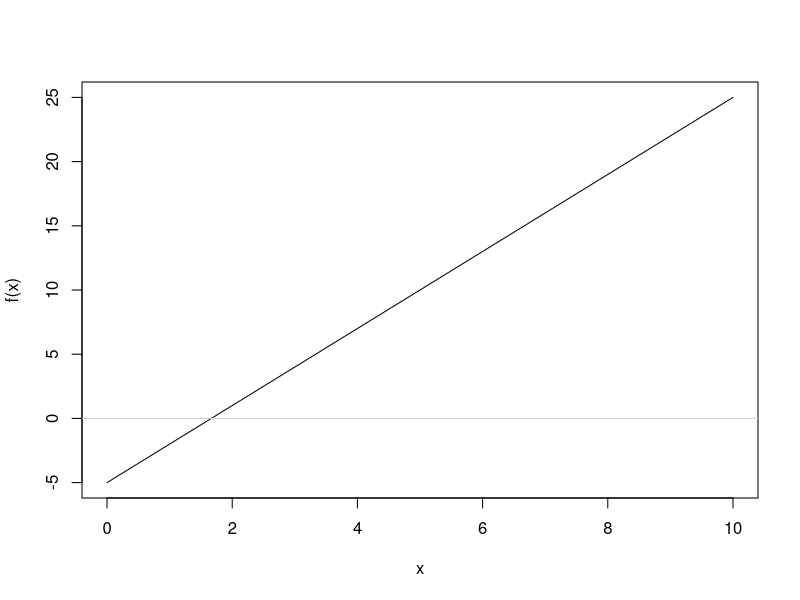
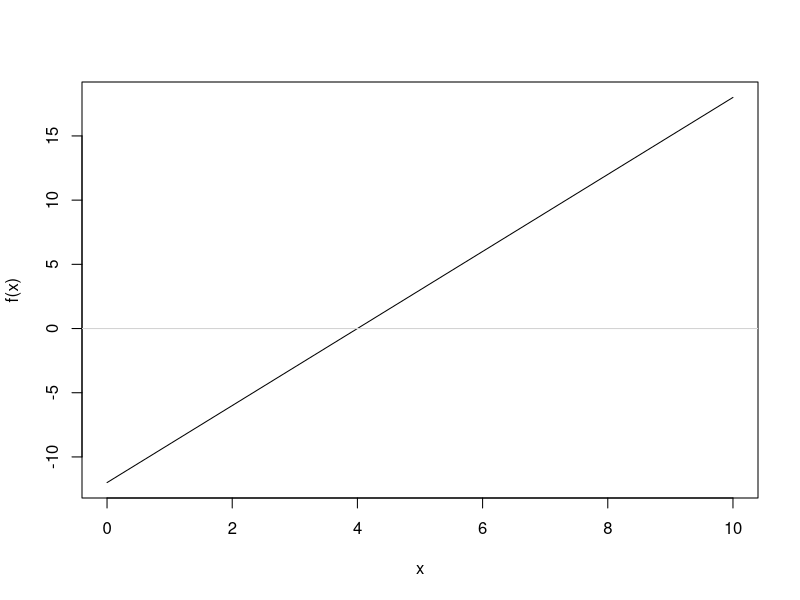
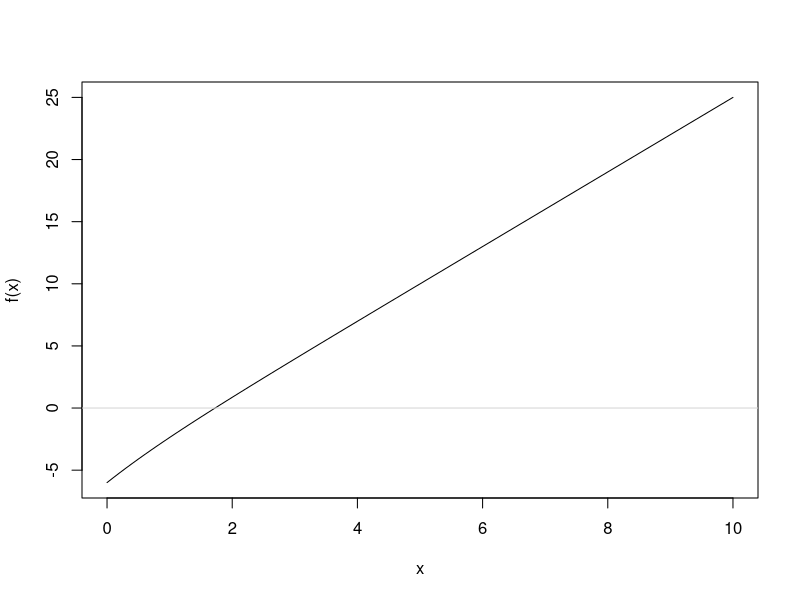
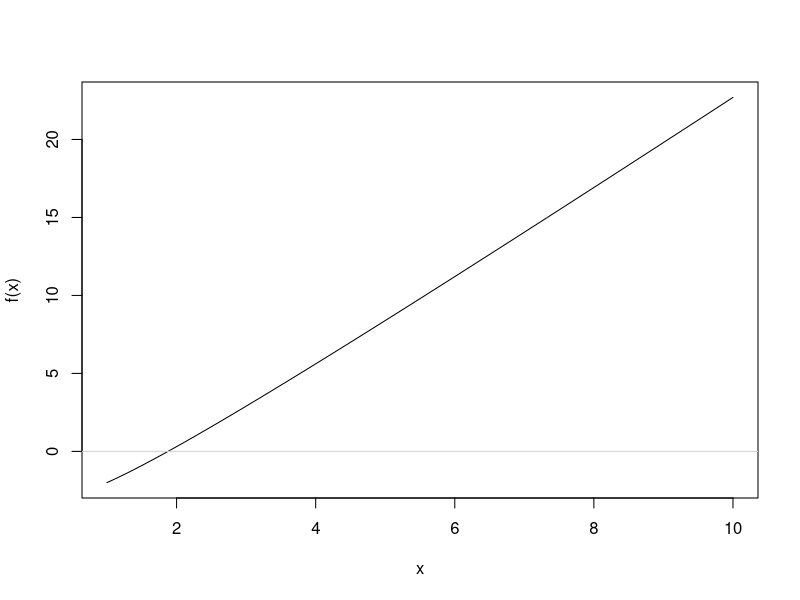
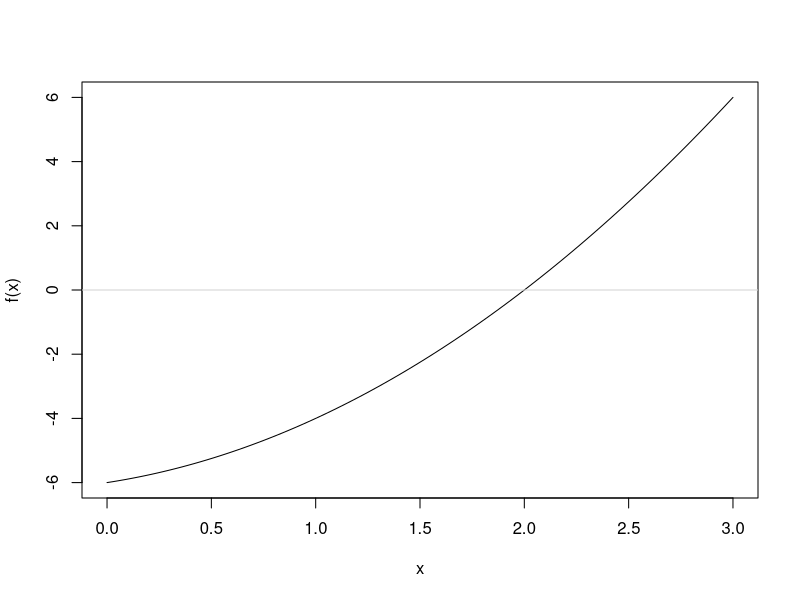
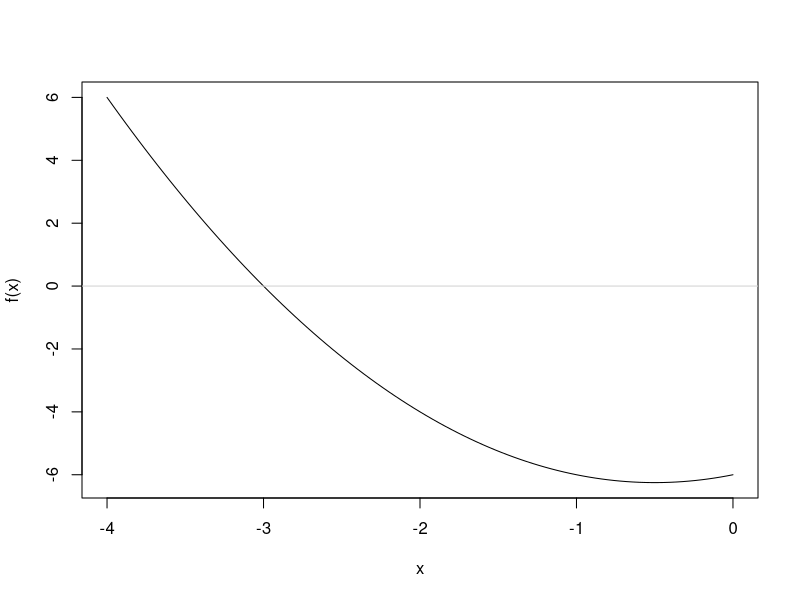
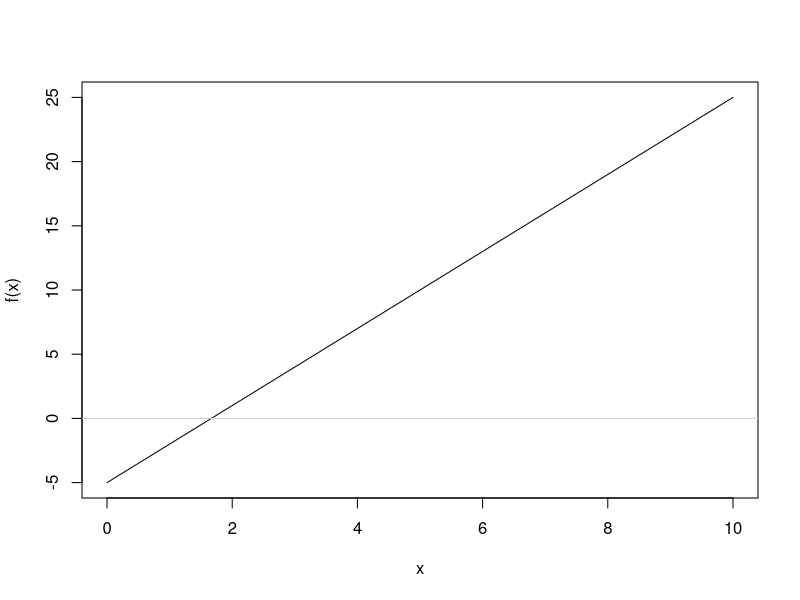
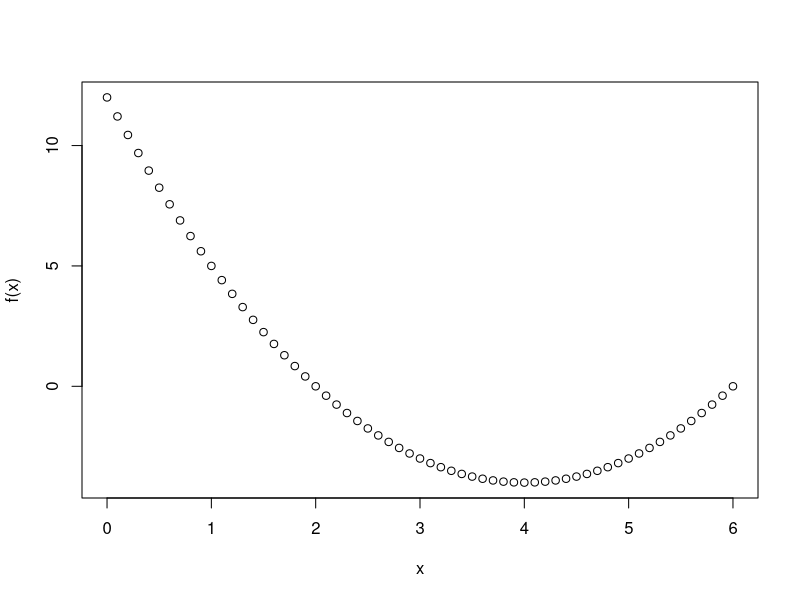

Write the R code that produced these figures, in order. (Note: this script raises an error after producing the figures.)
f <- function(t){log(3*t, base=2)-2}
f(2)

f.other <- function(t){
  f(t)-2
}

uniroot(f.other,c(0,10))$root





f <- function(x){3*x-5}
interval <- c(0,10)
interval[1]
interval[2]

x <-seq(interval[1],interval[2],(interval[2]-interval[1])/100)
x
plot(x,f(x), type="l")
abline(h=0, col = "lightgray")

uniroot(f,interval)$root




f <- function(x){3*x-5-7}
interval <- c(0,10)
x <-seq(interval[1],interval[2],(interval[2]-interval[1])/100)
plot(x,f(x), type="l")
abline(h=0, col = "lightgray")

uniroot(f,interval)$root






f <- function(x){3*x-5 - exp(-x)}
interval <- c(0,10)
x <-seq(interval[1],interval[2],(interval[2]-interval[1])/100)
plot(x,f(x), type="l")
abline(h=0, col = "lightgray")

uniroot(f,interval)$root





f <- function(x){3*x-5-log(x)}
interval <- c(1,10)
x <-seq(interval[1],interval[2],(interval[2]-interval[1])/100)
plot(x,f(x), type="l")
abline(h=0, col = "lightgray")

uniroot(f,interval)$root


f <- function(x){x^2+x-6}
interval <- c(0,3)
x <-seq(interval[1],interval[2],(interval[2]-interval[1])/100)
plot(x,f(x), type="l")
abline(h=0, col = "lightgray")

uniroot(f,interval)$root


interval <- c(-4,0)
x <-seq(interval[1],interval[2],(interval[2]-interval[1])/100)
plot(x,f(x), type="l")
abline(h=0, col = "lightgray")

uniroot(f,interval)$root







f <- function(x){3*x-5}
interval <- c(0,10)
x <-seq(interval[1],interval[2],(interval[2]-interval[1])/100)
plot(x,f(x), type="l")
abline(h=0, col = "lightgray")
uniroot(f,interval)$root





f <- function(x){x^2-8*x+12}
x <- seq(0,6,0.1)
plot(x,f(x))

uniroot(f, c(0,3))$root
uniroot(f, c(5,7))$root




f <- function(x){1/x}
x <- seq(-10,10,0.1)
plot(x,f(x))

uniroot(f, c(0,3))$root
uniroot(f, c(5,7))$root
uniroot(f, c(-7,7))$root

